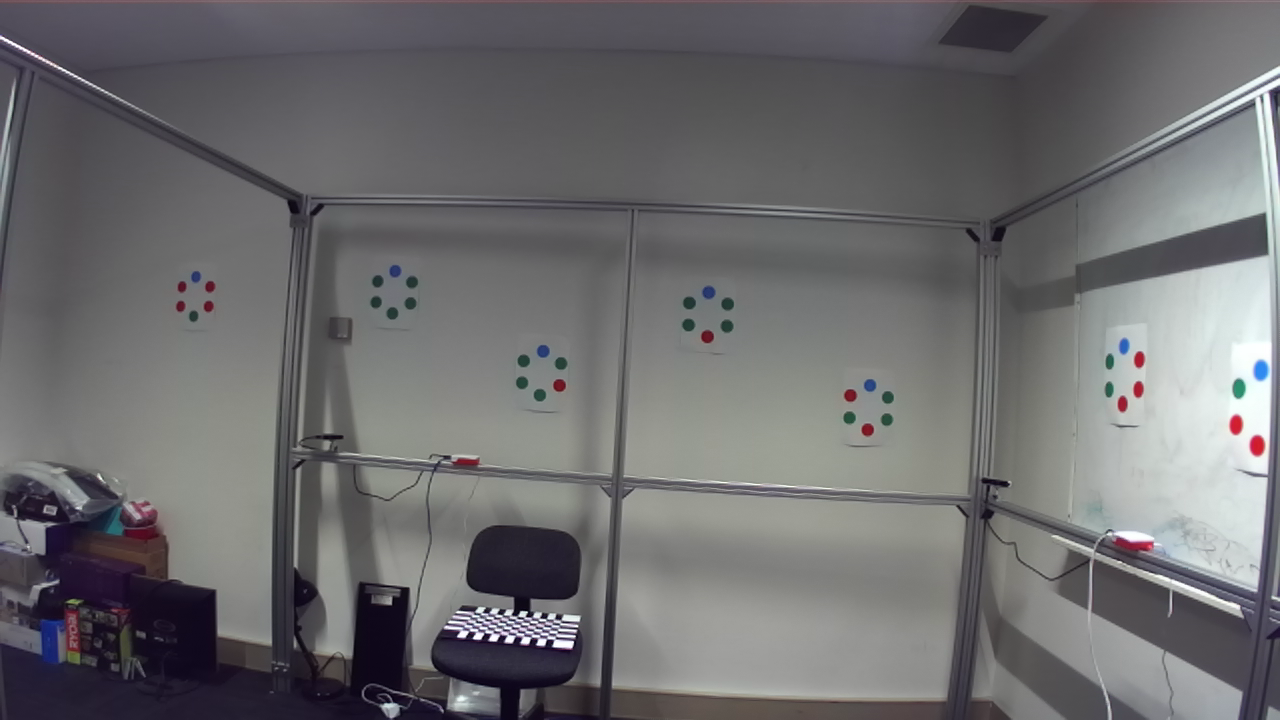
#> input picture camera 11/2022_12_15_15_51_19_927_rgb_left.png, 1280 x 720 px
$ python -i calibrate.py   (imports and definitions only)
#> lines starting #> are read from the running program, lines starting #| are printed output that depends on the picture; after the words box and inside, x2 and y2 are one past the last pixel; in counts of white or black regions, pixels touching at a corner belong together
#> further down, picture is the input picture: shape (720, 1280, 3); mean B, G, R 109.9, 108.1, 108.6
#written by Joel Wildman (22984156)
import numpy as np
import matplotlib.pyplot as plt
import matplotlib.patches as mpatches
from matplotlib.textpath import TextPath
import tkinter as tk
import cv2
import tkinter.filedialog as filedialog
from PIL import ImageTk, Image
import skimage
import math
from skimage import filters, segmentation, measure, morphology, color, util

#import image
# [15 lines left out: functions load_image, distance, not called in this run]


#remove all pixels too far from desired colours and return mask
def cull_by_colour(image):

	#colour boundaries in HSV space:
	blue_bounds = ([90,50,50], [150, 255, 255])
	green_bounds = ([30, 30, 30], [90, 255, 255])
	red_bounds = ([150, 50, 50], [180, 255, 255])

	#here we can consider true blue to be 120, true green to be 60 and true red to be 180, with a diffcolour of 30
	bounds = [blue_bounds, green_bounds, red_bounds]

	#convert image to hsv to better colour match
	hsv_image = cv2.cvtColor(image, cv2.COLOR_BGR2HSV)
#> hsv_image: shape (720, 1280, 3); mean H, S, V 79.5, 19.2, 112

	#variable to store final mask output
	final_mask = np.zeros((image.shape[0], image.shape[1]), dtype="uint8")


	for target in bounds:
		#convert to cv2 friendly types
		lower_bound = np.array(target[0], dtype="uint8")
		upper_bound = np.array(target[1], dtype="uint8")
		#create a mask of image using these values
		mask = cv2.inRange(hsv_image, lower_bound, upper_bound)

		#apply this mask to the original image
		filtered = cv2.bitwise_and(image, image, mask=mask)

		#and record it for the final mask
		final_mask = cv2.bitwise_or(final_mask, mask)
#> this loop made 3 passes
#> pass 1, in cull_by_colour, `mask = cv2.inRange(hsv_image, lower_bound, upper_bound)`:
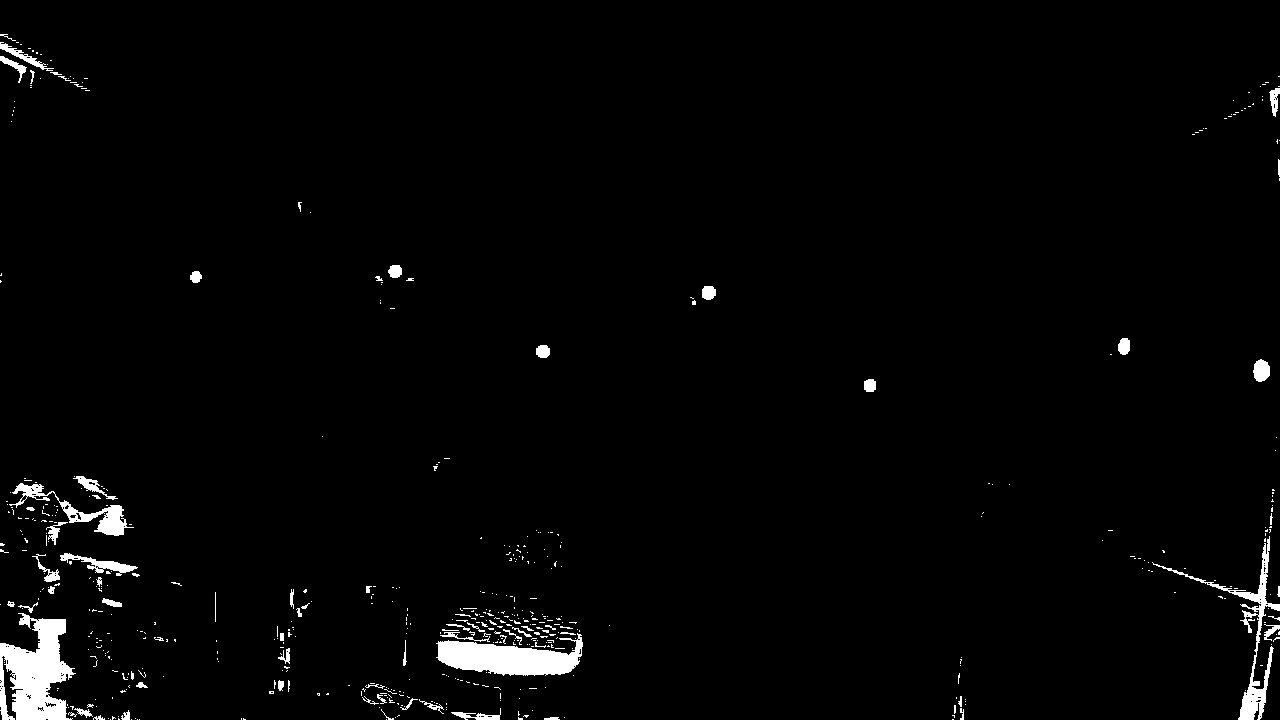
#> mask: shape (720, 1280); 2.1% white; 544 white regions (470 under 20 px), largest, box (x1, y1, x2, y2) and area: (0, 613, 76, 720) 4857, (436, 633, 583, 676) 3709, (1152, 536, 1280, 720) 2159
#> pass 1, in cull_by_colour, `filtered = cv2.bitwise_and(image, image, mask=mask)`:
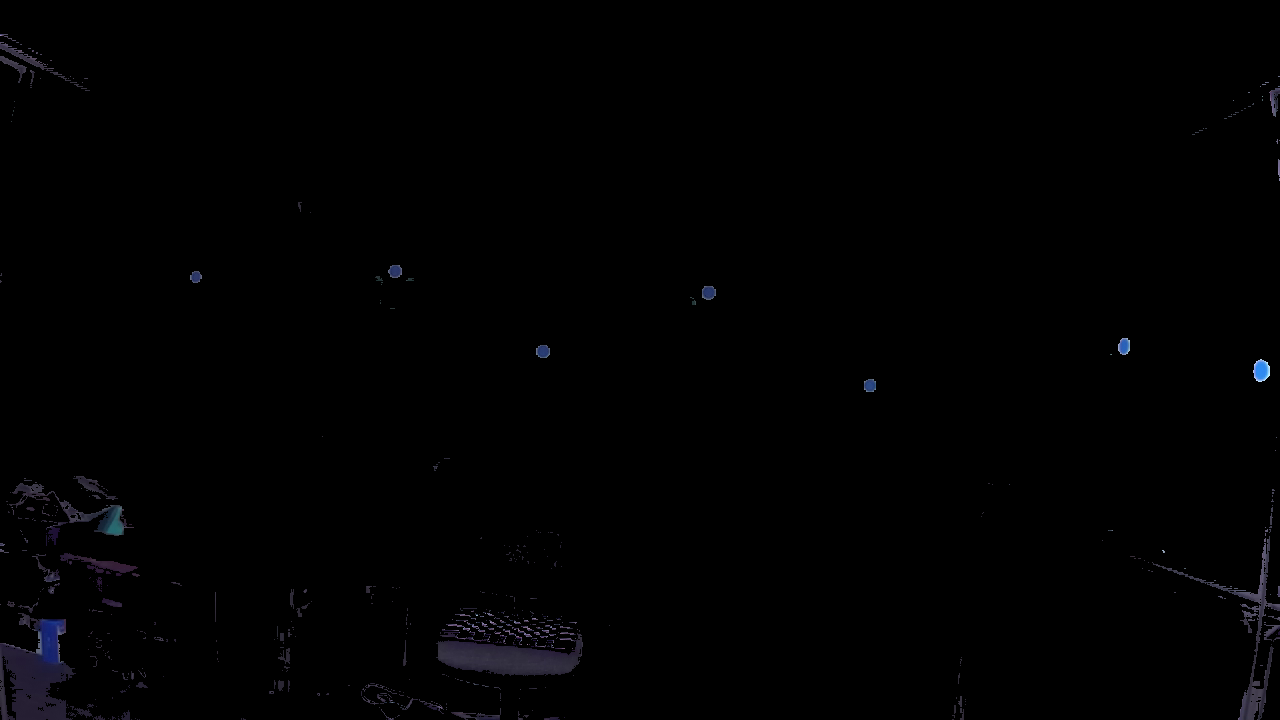
#> filtered: shape (720, 1280, 3); mean B, G, R 1.5, 1, 1.1
#> pass 2, in cull_by_colour, `mask = cv2.inRange(hsv_image, lower_bound, upper_bound)`:
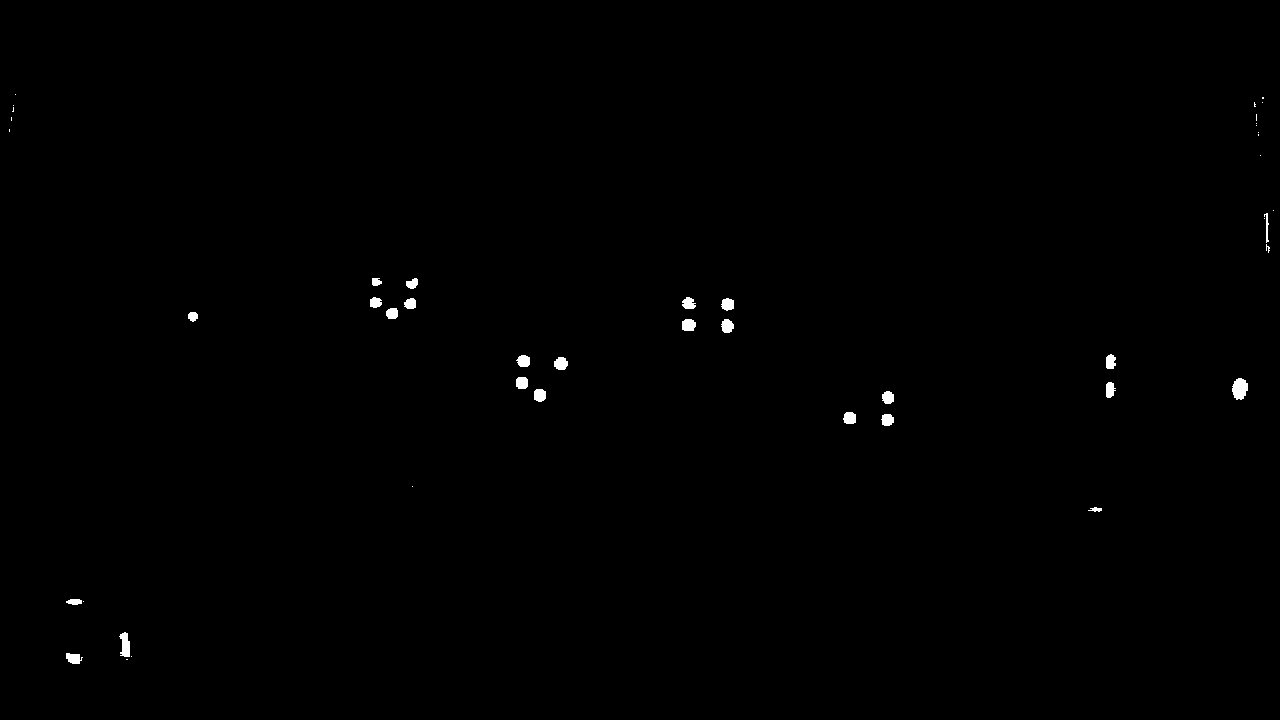
#> mask: shape (720, 1280); 0.34% white; 46 white regions (21 under 20 px), largest, box (x1, y1, x2, y2) and area: (1232, 378, 1248, 400) 266, (119, 632, 130, 657) 193, (682, 319, 696, 331) 146
#> after the loop:
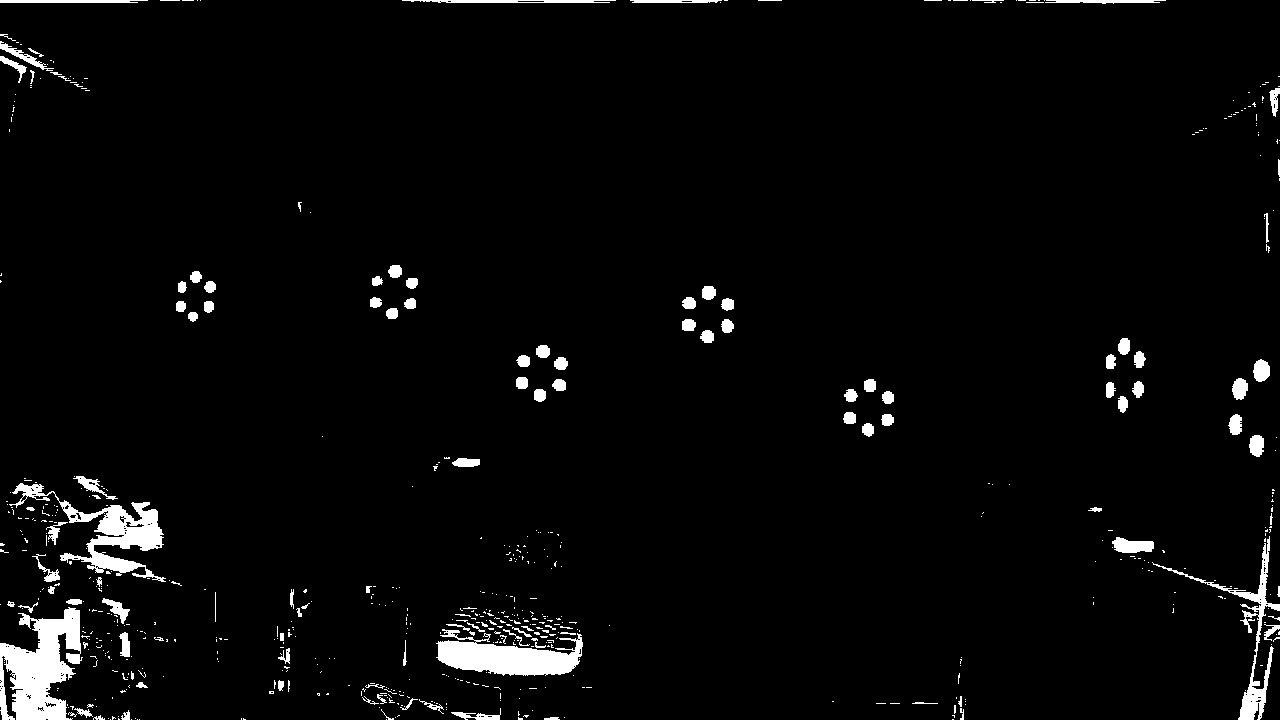
#> final_mask: shape (720, 1280); 3.2% white; 634 white regions (517 under 20 px), largest, box (x1, y1, x2, y2) and area: (0, 607, 83, 720) 5593, (9, 483, 166, 582) 4002, (436, 629, 583, 676) 3916

		#cv2.imshow("Filtered Image", np.hstack([image,filtered]))
		#cv2.waitKey(0)

	return final_mask


#remove regions that are too small or too big
# [130 lines left out: functions cull_by_size, cull_by_roundness, cull_by_neighbours, checkHexagon, not called in this run]

>>> import cv2
>>> picture = cv2.imread('camera 11/2022_12_15_15_51_19_927_rgb_left.png')
>>> result = cull_by_colour(picture)
